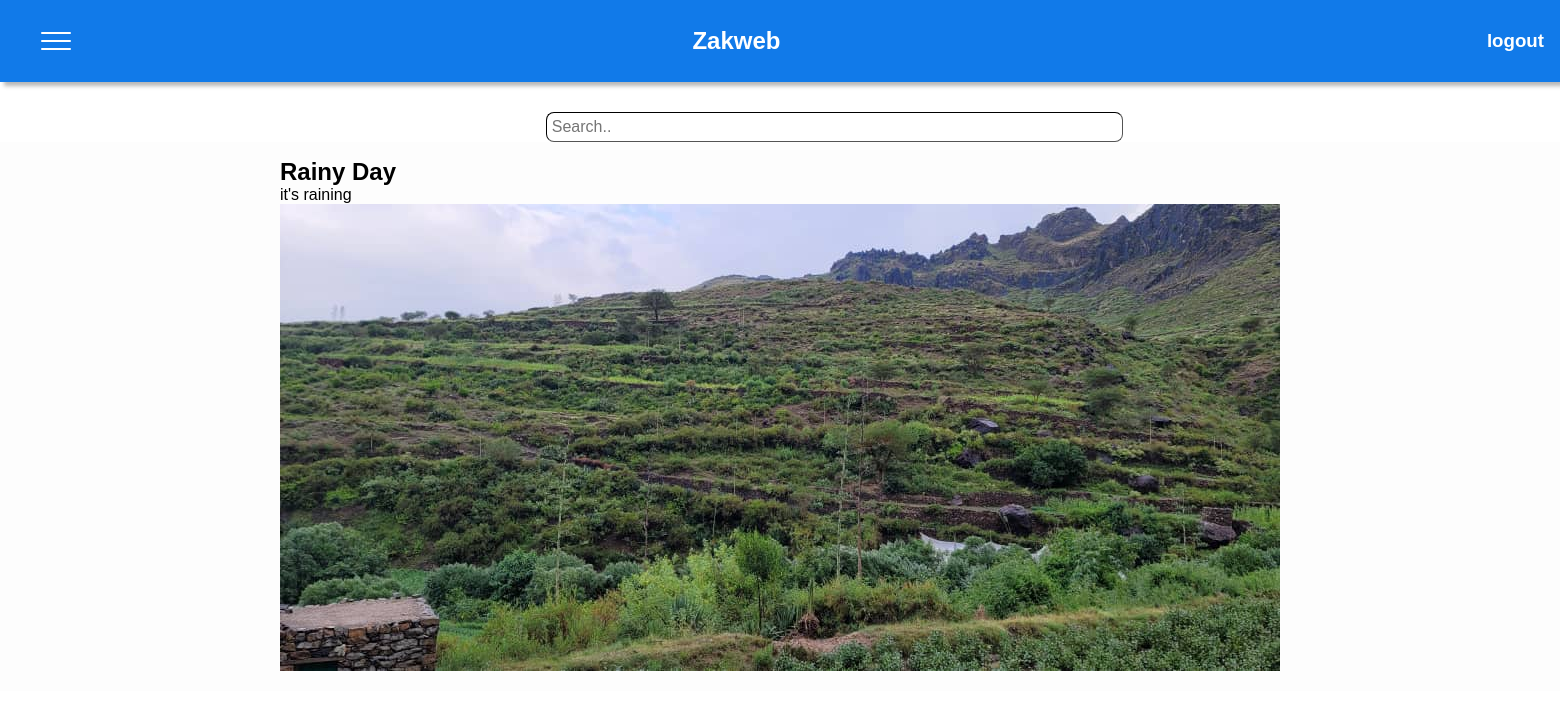
The app's page /post/2/ with its own data.
### main/models.py (models this page shows, shortened)
class Post(models.Model):
    category = models.ForeignKey(Category, on_delete= models.CASCADE)
    author = models.ForeignKey(User, on_delete=models.CASCADE, verbose_name="Author")
    title = models.CharField(max_length=200,default='', verbose_name="Title")
    text = models.TextField(max_length=10000, verbose_name="Text")
    image = models.ImageField(upload_to='images')
    text_2 = models.TextField(max_length=10000, blank=True, verbose_name="Second Text")
    video = models.FileField(upload_to='videos/', blank=True, null=True)
    image_2 = models.ImageField(upload_to='images/', blank=True, null=True)
    text_3 = models.TextField(max_length=10000, blank=True, verbose_name="Third Text")
    image_3 = models.ImageField(upload_to='images/', blank=True, null=True)
    video_2 = models.FileField(upload_to='videos/', blank=True, null=True)
    created_at = models.DateTimeField(auto_now_add=True, verbose_name="Created At", db_index=True)
    updated_at = models.DateTimeField(auto_now=True, verbose_name="Updated At")
    class Meta:
        verbose_name = "Post"
        verbose_name_plural = "Posts"
        indexes = [
            models.Index(fields=['created_at']),  # Add index for created_at field
        ]

### main/views.py (the view)
# urls.py: path('post/<int:id>/',views.post_view, name="post")
def post_view(request,id):
    post = Post.objects.get(pk=id)
    context = {
        'form':post
    }
    return render(request,'home/post.html',context)

### main/templates/home/post.html (shortened to what this page needs)
{% extends "home/layout.html"%}
{% block main %}
<div>
    <section class="first-part">
        <div>
            <h2>{{form.title}}</h2>
            <p>{{form.text}}</p>
            <img src="{{form.image.url}}" alt="">
        </div>
    </section>
</div>
{% endblock %}

### main/static/css/home.css (style rules this page uses)
:root { --bg-color: rgba(255, 255, 255, 0.832); --shadow-color: rgb(184, 184, 184); --nav-bg-color: rgb(17, 122, 233); --main-bg-color: rgba(252, 252, 252, 0.63); --text-color: white; --body-text-color: black; }
* { padding: 0; margin: 0; box-sizing: border-box; }
body { display: block; font-family: Arial, Helvetica, sans-serif; background-color: var(--bg-color); color: var(--body-text-color); overflow-x: hidden; }

### records on screen
Post: title "Rainy Day", text "it's raining", image (picture)
